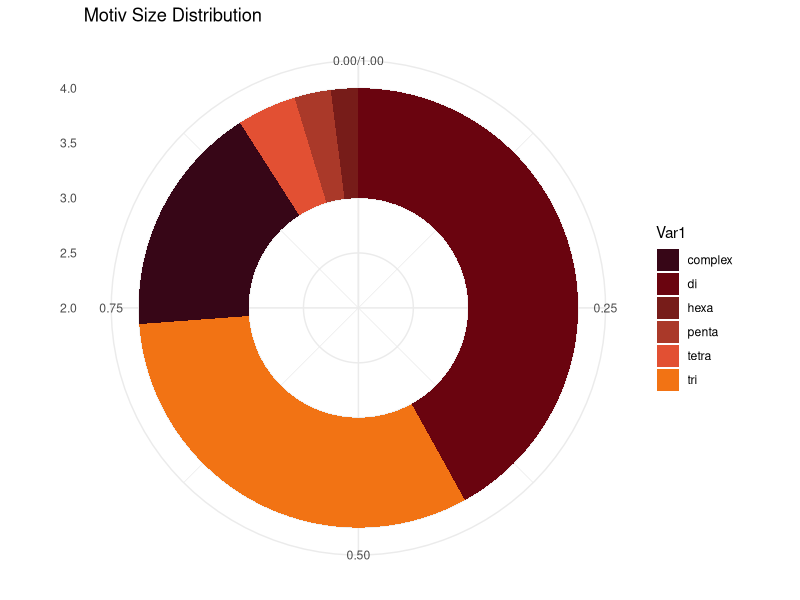
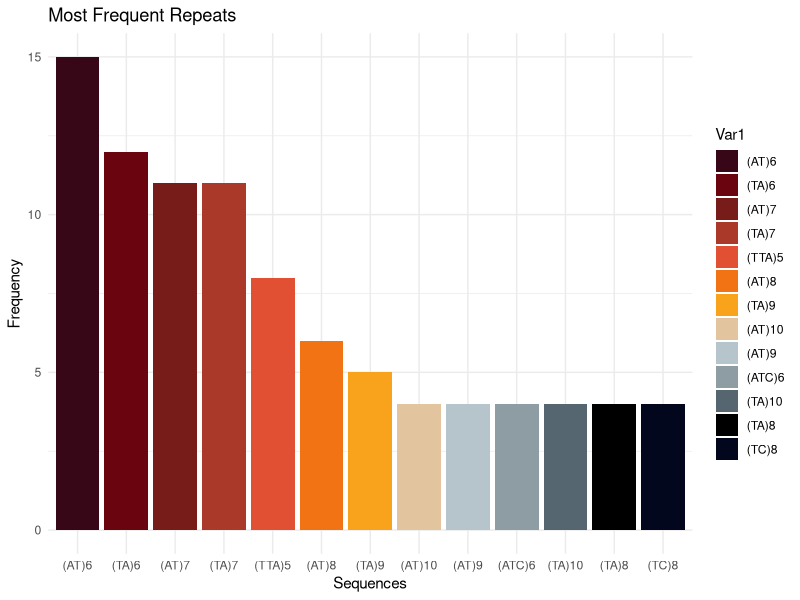

Write the R code that produced these figures, in order.
## ---- chunk 1
  library(ggplot2)
  library(dplyr)
  library(readxl)
  library(viridisLite)
## ---- chunk 2
  data <- read_excel("Base_de_datos/DataBase_Markers_CENHV.xlsx")
  rhg_cols <- c( "#370617", "#6A040F", "#771C19", "#AA3929", "#E25033", "#F27314", "#F8A31B",
               "#E2C59F", "#B6C5CC", "#8E9CA3", "#556670", "#000000", "#03071E")
## ---- chunk 3
  #Tabla de frecuencias por tipo
  type <- ftable(data$SSR_type)
  typeData <- as.data.frame(type)
  names(typeData)[2] = "Frecuencia"
  typeData = arrange(typeData, desc(Frecuencia))
  #secuencias frecuentes
  seque <- ftable(data$SSR_summary_sequence)
  sequeData <- as.data.frame(seque)
  sequeData = arrange(sequeData, desc(Freq))
  sequeMain <- top_n( sequeData, 10, Freq)
## ---- chunk 4
  microsatellites <- 1
  microsatellites
## ---- chunk 5
  GcoveredMB <- 2
  GcoveredMB
## ---- chunk 6
  GcoveredPer <- 3
  GcoveredPer
## ---- chunk 7
  SSRperMB <- 4
  SSRperMB
## ---- chunk 8
  # Pie plot
  typeData$fraction = typeData$Frecuencia / sum(typeData$Frecuencia)
  
  typeData$ymax = cumsum(typeData$fraction)
  
  typeData$ymin = c(0, head(typeData$ymax, n=-1))
  
  ggplot(typeData, aes(ymax=ymax, ymin=ymin, xmax=4, xmin=3, fill=Var1)) +
     geom_rect() +
     scale_fill_manual(values = rhg_cols)+
     coord_polar(theta="y") + # Try to remove that to understand how the chart is built initially
     xlim(c(2, 4)) + # Try to remove that to see how to make a pie chart
     ggtitle("Motiv Size Distribution") +
     theme_minimal()
## ---- chunk 9
  #Barplot
sequeMain$Var1 = with(sequeMain, reorder(Var1, -Freq, .fun='length'))

sequeMain%>%
    ggplot(aes(x=Var1, y=Freq, fill=Var1)) + 
    geom_col() +
    scale_fill_manual(values = rhg_cols)+
    xlab("Sequences") + ylab ("Frequency") + ggtitle("Most Frequent Repeats") +
    theme_minimal()
    theme(legend.position = "none",axis.text.x = element_text(angle = 35, hjust = 1))
